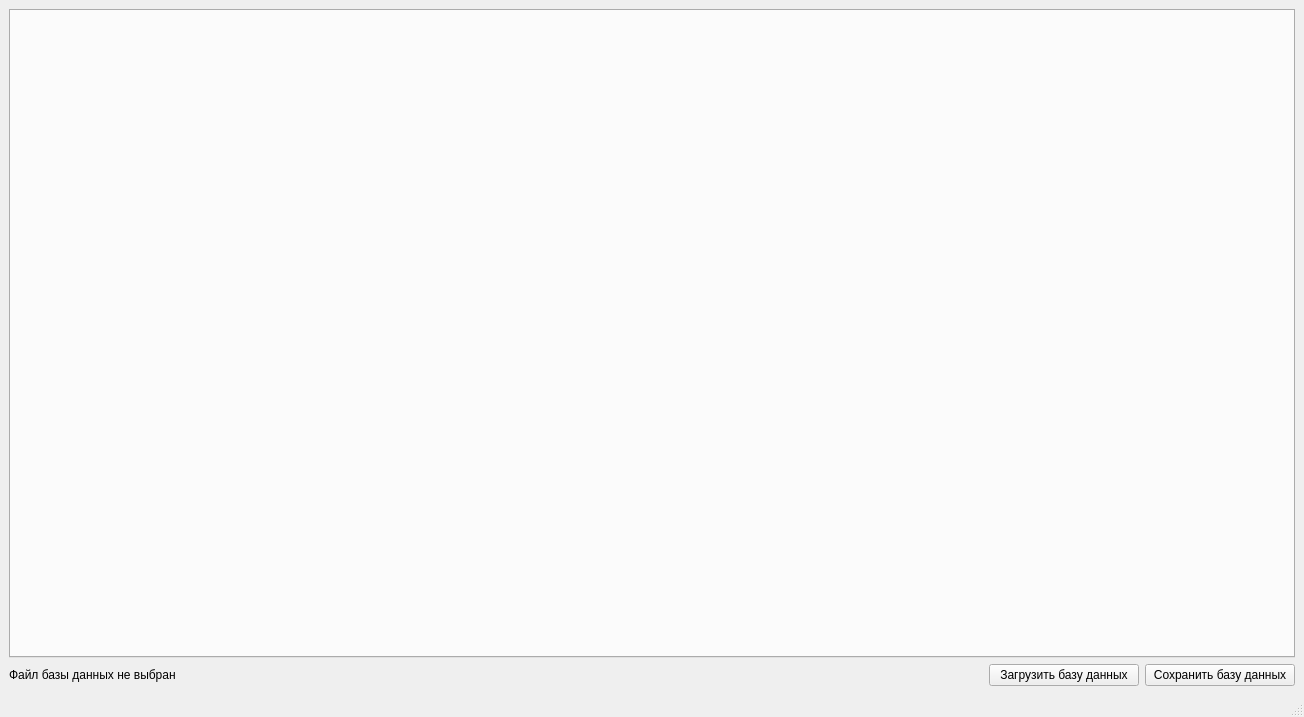
<?xml version="1.0" encoding="UTF-8"?>
<ui version="4.0">
 <class>MainWindow</class>
 <widget class="QMainWindow" name="MainWindow">
  <property name="geometry">
   <rect>
    <x>0</x>
    <y>0</y>
    <width>1304</width>
    <height>717</height>
   </rect>
  </property>
  <property name="windowTitle">
   <string>MainWindow</string>
  </property>
  <widget class="QWidget" name="centralwidget">
   <layout class="QVBoxLayout" name="verticalLayout">
    <item>
     <widget class="QTabWidget" name="tabWidget">
      <property name="currentIndex">
       <number>-1</number>
      </property>
     </widget>
    </item>
    <item>
     <layout class="QHBoxLayout" name="lowerHorizontalLayout">
      <property name="spacing">
       <number>6</number>
      </property>
      <item>
       <widget class="QLabel" name="chosenFileLabel">
        <property name="text">
         <string>Файл базы данных не выбран</string>
        </property>
       </widget>
      </item>
      <item>
       <spacer name="horizontalSpacer">
        <property name="orientation">
         <enum>Qt::Orientation::Horizontal</enum>
        </property>
        <property name="sizeHint" stdset="0">
         <size>
          <width>40</width>
          <height>20</height>
         </size>
        </property>
       </spacer>
      </item>
      <item>
       <widget class="QPushButton" name="loadDatabaseButton">
        <property name="minimumSize">
         <size>
          <width>150</width>
          <height>0</height>
         </size>
        </property>
        <property name="text">
         <string>Загрузить базу данных</string>
        </property>
       </widget>
      </item>
      <item>
       <widget class="QPushButton" name="saveDatabaseButton">
        <property name="minimumSize">
         <size>
          <width>150</width>
          <height>0</height>
         </size>
        </property>
        <property name="text">
         <string>Сохранить базу данных</string>
        </property>
       </widget>
      </item>
     </layout>
    </item>
   </layout>
  </widget>
  <widget class="QStatusBar" name="statusbar"/>
 </widget>
 <resources/>
 <connections/>
</ui>
